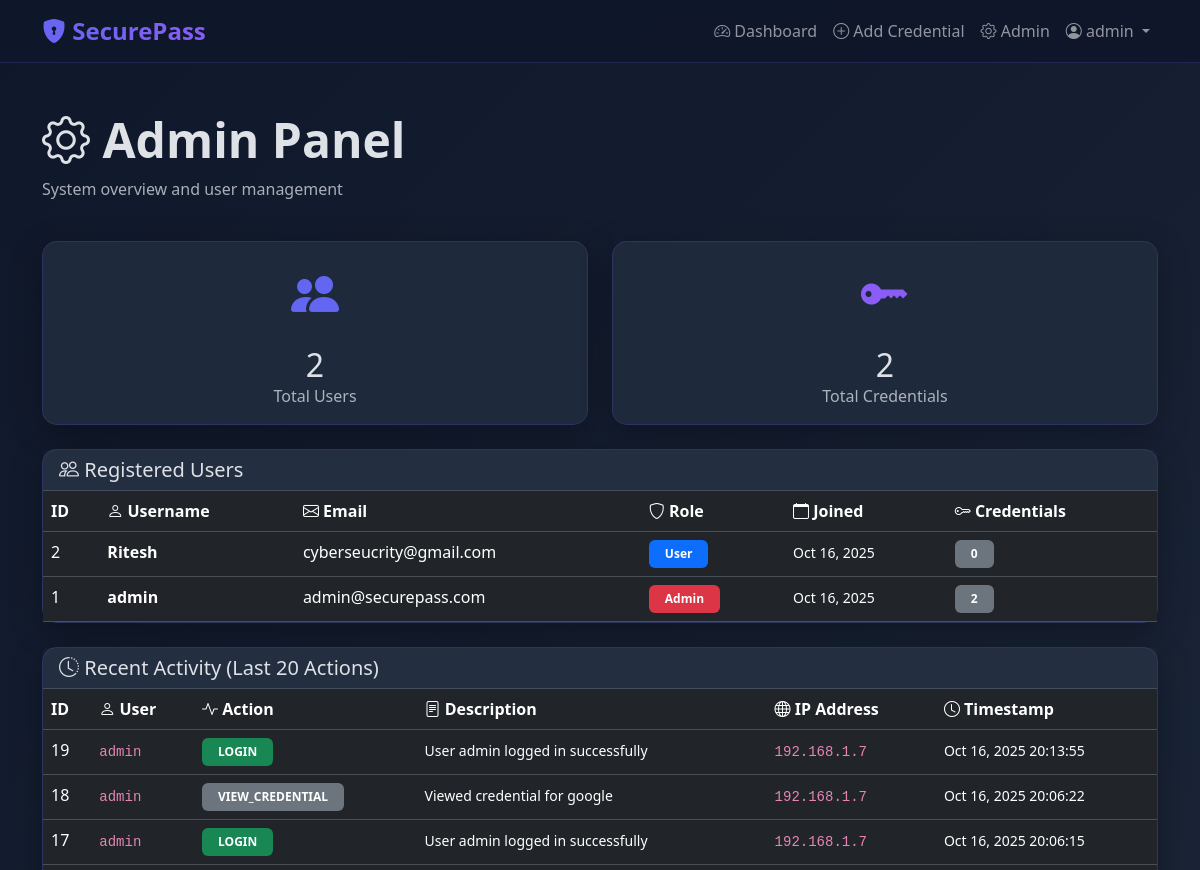
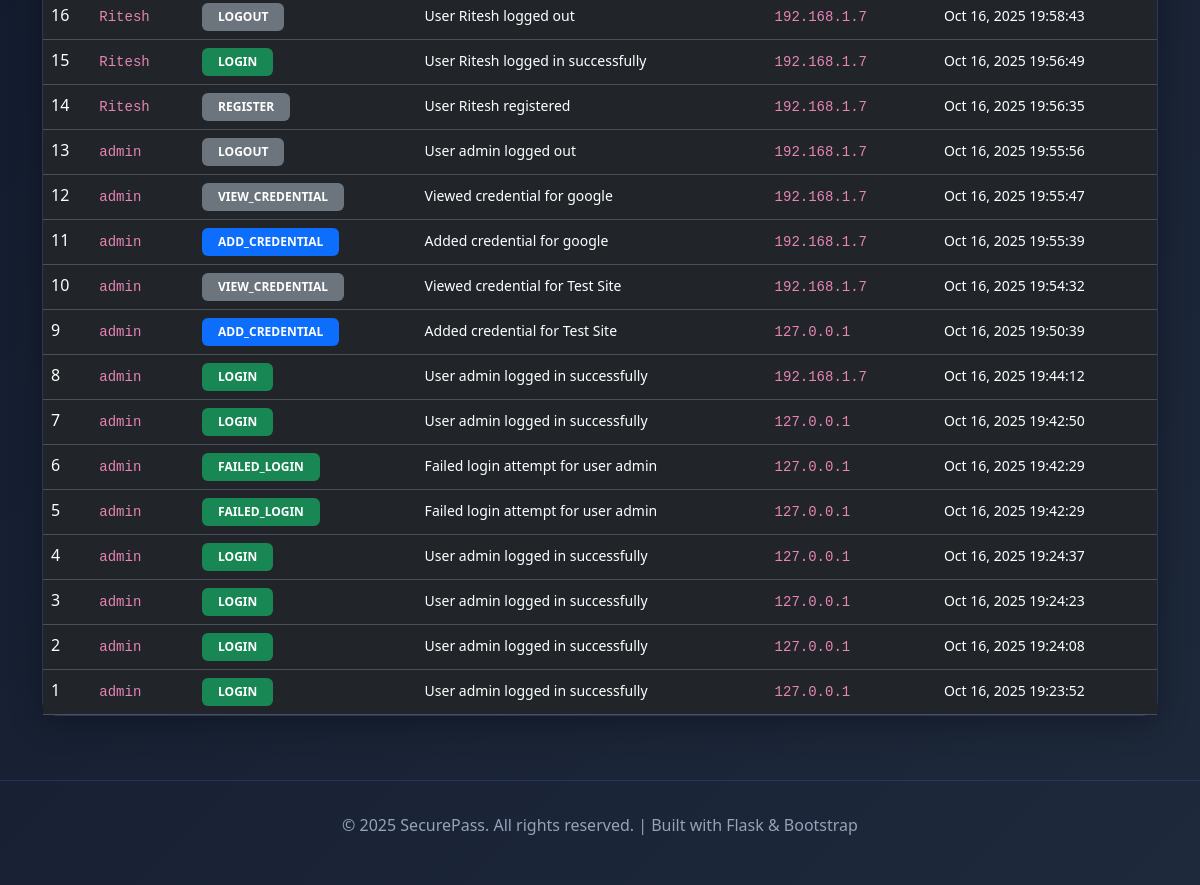
The page /admin (signed in) on the database its author committed (2 pictures, top to bottom).
### models.py (models this page shows, shortened)
class User(UserMixin, db.Model):
    __tablename__ = 'users'
    user_id = db.Column(db.Integer, primary_key=True, autoincrement=True)
    username = db.Column(db.String(50), unique=True, nullable=False, index=True)
    email = db.Column(db.String(100), unique=True, nullable=False, index=True)
    password_hash = db.Column(db.String(255), nullable=False)
    role = db.Column(db.String(10), default='user', nullable=False)
    created_at = db.Column(db.DateTime, default=datetime.utcnow)
    credentials = db.relationship('Credential', backref='owner', lazy='dynamic', cascade='all, delete-orphan')
    audit_logs = db.relationship('AuditLog', backref='user', lazy='dynamic', cascade='all, delete-orphan')
    def is_admin(self):
        return self.role == 'admin'

class AuditLog(db.Model):
    __tablename__ = 'audit_logs'
    log_id = db.Column(db.Integer, primary_key=True, autoincrement=True)
    user_id = db.Column(db.Integer, db.ForeignKey('users.user_id'), nullable=False, index=True)
    action = db.Column(db.String(50), nullable=False, index=True)
    description = db.Column(db.Text)
    ip_address = db.Column(db.String(45))  # IPv6 compatible
    timestamp = db.Column(db.DateTime, default=datetime.utcnow, index=True)
    ACTION_LOGIN = 'LOGIN'
    ACTION_LOGOUT = 'LOGOUT'
    ACTION_REGISTER = 'REGISTER'
    ACTION_ADD_CREDENTIAL = 'ADD_CREDENTIAL'
    ACTION_VIEW_CREDENTIAL = 'VIEW_CREDENTIAL'
    ACTION_UPDATE_CREDENTIAL = 'UPDATE_CREDENTIAL'
    ACTION_DELETE_CREDENTIAL = 'DELETE_CREDENTIAL'
    ACTION_FAILED_LOGIN = 'FAILED_LOGIN'

### app.py (the view)
@app.route('/admin')
@admin_required
def admin_panel():
    total_users = User.query.count()
    total_credentials = Credential.query.count()
    recent_logs = AuditLog.query.order_by(AuditLog.timestamp.desc()).limit(20).all()
    all_users = User.query.order_by(User.created_at.desc()).all()
    return render_template('admin.html',
                         total_users=total_users,
                         total_credentials=total_credentials,
                         recent_logs=recent_logs,
                         users=all_users)

### app.py (called while the page is built)
@login_manager.user_loader
def load_user(user_id):
    return db.session.get(User, int(user_id))

def admin_required(f):
    @wraps(f)
    @login_required
    def decorated_function(*args, **kwargs):
        if not current_user.is_admin():
            flash('You need admin privileges to access this page.', 'danger')
            return redirect(url_for('dashboard'))
        return f(*args, **kwargs)
    return decorated_function

### templates/admin.html (shortened to what this page needs)
{% extends "base.html" %}
{% block content %}
<div class="row mb-4">
    <div class="col-12">
        <h1 class="display-5 fw-bold">
            <i class="bi bi-gear"></i> Admin Panel
        </h1>
        <p class="text-muted">System overview and user management</p>
    </div>
</div>
<div class="row mb-4">
    <div class="col-md-6">
        <div class="card">
            <div class="card-body text-center">
                <i class="bi bi-people-fill" style="font-size: 3rem; color: var(--primary-color);"></i>
                <h2 class="mt-3 mb-0">{{ total_users }}</h2>
                <p class="text-muted mb-0">Total Users</p>
            </div>
        </div>
    </div>
    <div class="col-md-6">
        <div class="card">
            <div class="card-body text-center">
                <i class="bi bi-key-fill" style="font-size: 3rem; color: var(--secondary-color);"></i>
                <h2 class="mt-3 mb-0">{{ total_credentials }}</h2>
                <p class="text-muted mb-0">Total Credentials</p>
            </div>
        </div>
    </div>
</div>
<div class="row mb-4">
    <div class="col-12">
        <div class="card">
            <div class="card-header">
                <h5 class="mb-0">
                    <i class="bi bi-people"></i> Registered Users
                </h5>
            </div>
            <div class="card-body p-0">
                <div class="table-responsive">
                    <table class="table table-hover mb-0">
                        <thead>
                            <tr>
                                <th>ID</th>
                                <th><i class="bi bi-person"></i> Username</th>
                                <th><i class="bi bi-envelope"></i> Email</th>
                                <th><i class="bi bi-shield"></i> Role</th>
                                <th><i class="bi bi-calendar"></i> Joined</th>
                                <th><i class="bi bi-key"></i> Credentials</th>
                            </tr>
                        </thead>
                        <tbody>
                            {% for user in users %}
                            <tr>
                                <td>{{ user.user_id }}</td>
                                <td><strong>{{ user.username }}</strong></td>
                                <td>{{ user.email }}</td>
                                <td>
                                    {% if user.role == 'admin' %}
                                        <span class="badge bg-danger">Admin</span>
                                    {% else %}
                                        <span class="badge bg-primary">User</span>
                                    {% endif %}
                                </td>
                                <td><small>{{ user.created_at.strftime('%b %d, %Y') }}</small></td>
                                <td>
                                    <span class="badge bg-secondary">
                                        {{ user.credentials.count() }}
                                    </span>
                                </td>
                            </tr>
                            {% endfor %}
                        </tbody>
                    </table>
                </div>
            </div>
        </div>
    </div>
</div>
<div class="row">
    <div class="col-12">
        <div class="card">
            <div class="card-header">
                <h5 class="mb-0">
                    <i class="bi bi-clock-history"></i> Recent Activity (Last 20 Actions)
                </h5>
            </div>
            <div class="card-body p-0">
                <div class="table-responsive">
                    <table class="table table-hover mb-0">
                        <thead>
                            <tr>
                                <th>ID</th>
                                <th><i class="bi bi-person"></i> User</th>
                                <th><i class="bi bi-activity"></i> Action</th>
                                <th><i class="bi bi-file-text"></i> Description</th>
                                <th><i class="bi bi-globe"></i> IP Address</th>
                                <th><i class="bi bi-clock"></i> Timestamp</th>
                            </tr>
                        </thead>
                        <tbody>
                            {% for log in recent_logs %}
                            <tr>
                                <td>{{ log.log_id }}</td>
                                <td>
                                    <code>{{ log.user.username }}</code>
                                </td>
                                <td>
                                    {% if 'LOGIN' in log.action %}
                                        <span class="badge bg-success">{{ log.action }}</span>
                                    {% elif 'DELETE' in log.action %}
                                        <span class="badge bg-danger">{{ log.action }}</span>
                                    {% elif 'ADD' in log.action %}
                                        <span class="badge bg-primary">{{ log.action }}</span>
                                    {% elif 'UPDATE' in log.action %}
                                        <span class="badge bg-warning">{{ log.action }}</span>
                                    {% elif 'FAILED' in log.action %}
                                        <span class="badge bg-danger">{{ log.action }}</span>
                                    {% else %}
                                        <span class="badge bg-secondary">{{ log.action }}</span>
                                    {% endif %}
                                </td>
                                <td><small>{{ log.description }}</small></td>
                                <td><code>{{ log.ip_address or 'N/A' }}</code></td>
                                <td><small>{{ log.timestamp.strftime('%b %d, %Y %H:%M:%S') }}</small></td>
                            </tr>
                            {% endfor %}
                        </tbody>
                    </table>
                </div>
            </div>
        </div>
    </div>
</div>
{% endblock %}

### templates/base.html (shortened to what this page needs)
<!DOCTYPE html>
<html lang="en" data-bs-theme="dark">
<head>
    <link href="https://cdn.jsdelivr.net/npm/bootstrap@5.3.2/dist/css/bootstrap.min.css" rel="stylesheet">
    <link rel="stylesheet" href="https://cdn.jsdelivr.net/npm/bootstrap-icons@1.11.1/font/bootstrap-icons.css">
</head>
<body>
    <nav class="navbar navbar-expand-lg navbar-dark sticky-top">
        <div class="container">
            <a class="navbar-brand" href="{{ url_for('index') }}">
                <i class="bi bi-shield-lock-fill"></i> SecurePass
            </a>
            <div class="collapse navbar-collapse" id="navbarNav">
                <ul class="navbar-nav ms-auto">
                    {% if current_user.is_authenticated %}
                        <li class="nav-item">
                            <a class="nav-link" href="{{ url_for('dashboard') }}">
                                <i class="bi bi-speedometer2"></i> Dashboard
                            </a>
                        </li>
                        <li class="nav-item">
                            <a class="nav-link" href="{{ url_for('add_credential') }}">
                                <i class="bi bi-plus-circle"></i> Add Credential
                            </a>
                        </li>
                        {% if current_user.is_admin() %}
                        <li class="nav-item">
                            <a class="nav-link" href="{{ url_for('admin_panel') }}">
                                <i class="bi bi-gear"></i> Admin
                            </a>
                        </li>
                        {% endif %}
                        <li class="nav-item dropdown">
                            <a class="nav-link dropdown-toggle" href="#" id="userDropdown" role="button"
                               data-bs-toggle="dropdown" aria-expanded="false">
                                <i class="bi bi-person-circle"></i> {{ current_user.username }}
                            </a>
                        </li>
                    {% endif %}
                </ul>
            </div>
        </div>
    </nav>
    <main class="container my-5">
        {% block content %}{% endblock %}
    </main>
    <footer class="footer">
        <div class="container">
            <p>&copy; 2025 SecurePass. All rights reserved. | Built with Flask & Bootstrap</p>
        </div>
    </footer>
</body>
</html>

### templates/base.html (style rules this page uses)
:root { --primary-color: #6366f1; --secondary-color: #8b5cf6; --dark-bg: #0f172a; --card-bg: #1e293b; --hover-bg: #334155; }
body { background: linear-gradient(135deg, var(--dark-bg) 0%, #1e293b 100%); min-height: 100vh; font-family: 'Segoe UI', Tahoma, Geneva, Verdana, sans-serif; }
.navbar { background: rgba(15, 23, 42, 0.95) !important; -webkit-backdrop-filter: blur(10px); backdrop-filter: blur(10px); border-bottom: 1px solid rgba(99, 102, 241, 0.2); }
.navbar-brand { font-weight: 700; font-size: 1.5rem; background: linear-gradient(135deg, var(--primary-color), var(--secondary-color)); -webkit-background-clip: text; -webkit-text-fill-color: transparent; }
.card { background: var(--card-bg); border: 1px solid rgba(99, 102, 241, 0.2); border-radius: 15px; box-shadow: 0 8px 32px rgba(0, 0, 0, 0.3); transition: transform 0.3s ease, box-shadow 0.3s ease; }
.badge { padding: 0.5rem 1rem; font-weight: 600; }
.table { color: #e2e8f0; }
.table thead { background: rgba(99, 102, 241, 0.1); }
.footer { margin-top: 4rem; padding: 2rem 0; border-top: 1px solid rgba(99, 102, 241, 0.2); text-align: center; color: #94a3b8; }

### rows shown on the page
User: username "admin", user_id "1", email "admin@securepass.com", role "Admin", created_at "Oct 16, 2025", credentials.count "2"
User: user_id "2", username "Ritesh", email "cyberseucrity@gmail.com", role "User", created_at "Oct 16, 2025", credentials.count "0"
AuditLog: log_id "19", user.username "admin", action "LOGIN", description "User admin logged in successfully", ip_address "192.168.1.7", timestamp "Oct 16, 2025 20:13:55"
AuditLog: log_id "18", user.username "admin", action "VIEW_CREDENTIAL", description "Viewed credential for google", ip_address "192.168.1.7", timestamp "Oct 16, 2025 20:06:22"
AuditLog: log_id "17", user.username "admin", action "LOGIN", description "User admin logged in successfully", ip_address "192.168.1.7", timestamp "Oct 16, 2025 20:06:15"
AuditLog: log_id "16", user.username "Ritesh", action "LOGOUT", description "User Ritesh logged out", ip_address "192.168.1.7", timestamp "Oct 16, 2025 19:58:43"
AuditLog: log_id "15", user.username "Ritesh", action "LOGIN", description "User Ritesh logged in successfully", ip_address "192.168.1.7", timestamp "Oct 16, 2025 19:56:49"
AuditLog: log_id "14", user.username "Ritesh", action "REGISTER", description "User Ritesh registered", ip_address "192.168.1.7", timestamp "Oct 16, 2025 19:56:35"
AuditLog: log_id "13", user.username "admin", action "LOGOUT", description "User admin logged out", ip_address "192.168.1.7", timestamp "Oct 16, 2025 19:55:56"
AuditLog: log_id "12", user.username "admin", action "VIEW_CREDENTIAL", description "Viewed credential for google", ip_address "192.168.1.7", timestamp "Oct 16, 2025 19:55:47"
AuditLog: log_id "11", user.username "admin", action "ADD_CREDENTIAL", description "Added credential for google", ip_address "192.168.1.7", timestamp "Oct 16, 2025 19:55:39"
AuditLog: log_id "10", user.username "admin", action "VIEW_CREDENTIAL", description "Viewed credential for Test Site", ip_address "192.168.1.7", timestamp "Oct 16, 2025 19:54:32"
AuditLog: log_id "9", user.username "admin", action "ADD_CREDENTIAL", description "Added credential for Test Site", ip_address "127.0.0.1", timestamp "Oct 16, 2025 19:50:39"
AuditLog: log_id "8", user.username "admin", action "LOGIN", description "User admin logged in successfully", ip_address "192.168.1.7", timestamp "Oct 16, 2025 19:44:12"
AuditLog: log_id "7", user.username "admin", action "LOGIN", description "User admin logged in successfully", ip_address "127.0.0.1", timestamp "Oct 16, 2025 19:42:50"
AuditLog: log_id "6", user.username "admin", action "FAILED_LOGIN", description "Failed login attempt for user admin", ip_address "127.0.0.1", timestamp "Oct 16, 2025 19:42:29"
AuditLog: log_id "5", user.username "admin", action "FAILED_LOGIN", description "Failed login attempt for user admin", ip_address "127.0.0.1", timestamp "Oct 16, 2025 19:42:29"
AuditLog: log_id "4", user.username "admin", action "LOGIN", description "User admin logged in successfully", ip_address "127.0.0.1", timestamp "Oct 16, 2025 19:24:37"
AuditLog: log_id "3", user.username "admin", action "LOGIN", description "User admin logged in successfully", ip_address "127.0.0.1", timestamp "Oct 16, 2025 19:24:23"
AuditLog: log_id "2", user.username "admin", action "LOGIN", description "User admin logged in successfully", ip_address "127.0.0.1", timestamp "Oct 16, 2025 19:24:08"
AuditLog: log_id "1", user.username "admin", action "LOGIN", description "User admin logged in successfully", ip_address "127.0.0.1", timestamp "Oct 16, 2025 19:23:52"

### other values the page prints
{{ total_users }} "2"
{{ total_credentials }} "2"
